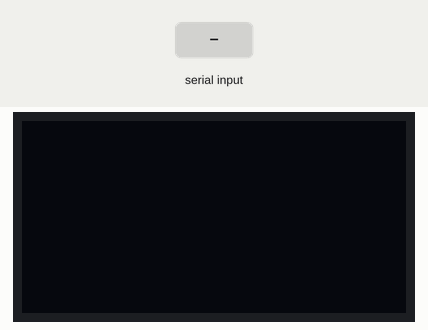
A sketch run on a simulated Arduino Uno, built with avr-gcc and run on an emulated ATmega328P. Shown: 128×64 one-colour display. The inputs (shaded band) are chosen by the test bench. The display library's start-up logo is not drawn; what the sketch prints to the serial monitor is not drawn.

Above: at 1.7 s.
1.8 s: "identify" received over Serial
At 2.6 s:
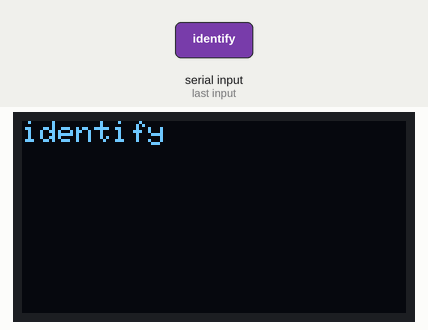
3.3 s: "1" received over Serial
At 4.4 s:
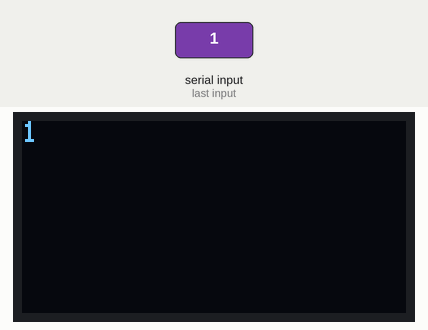
4.8 s: "identify" received over Serial
At 5.9 s:
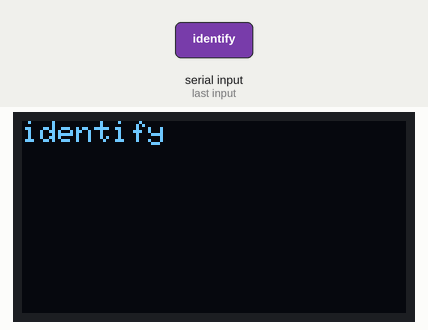
Timing chart, 0 to 7.8 s (numbered marks = the images above; inputs shaded):
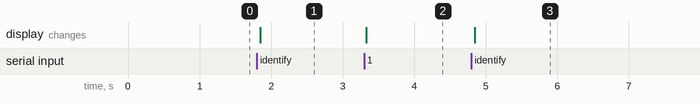

The sketch:

Print_serial_to_oled.ino
```cpp
#include <util/atomic.h> // For the ATOMIC_BLOCK macro
#include <SPI.h>
#include <Wire.h>
#include <Adafruit_GFX.h>
#include <Adafruit_SSD1306.h>


#define SCREEN_WIDTH 128 // OLED display width, in pixels
#define SCREEN_HEIGHT 64 // OLED display height, in pixels

#define OLED_DC     8
#define OLED_CS     10
#define OLED_RESET  9
Adafruit_SSD1306 display(SCREEN_WIDTH, SCREEN_HEIGHT,
  &SPI, OLED_DC, OLED_RESET, OLED_CS);

float voltage;
float current;
float power;
String readString;
String oldstring;
int end;


void setup() {
  Serial.begin(115200);

  if(!display.begin(SSD1306_SWITCHCAPVCC)) {
    Serial.println(F("SSD1306 allocation failed"));
    for(;;); // Don't proceed, loop forever
  }

display.display();
delay(500);

display.clearDisplay();

display.setTextColor(SSD1306_WHITE);
printdisplay();
}

void loop() {
  while (Serial.available())
  {
    char c = Serial.read(); //gets one byte from serial buffer
    readString += c; //makes the String readString
    delay(2); //slow looping to allow buffer to fill with next character
  }
  end = readString.length();

  if (readString == "identify")
  {
    Serial.println("DC");
  }

  if ( readString != oldstring && end > 0)
  {
  printdisplay();
  }
  oldstring = readString;
  readString = "";


  delay(5);
}


void printdisplay()
{
  display.setTextSize(1);
  display.clearDisplay();

  display.setCursor(0,0);
  String p = "Voltage: ";
  display.print(readString);
  display.display();
}
```

Measured:
- after the input at 1.8 s, the display: changes after 0.05 s (image 1)
- after the input at 3.3 s, the display: changes at once (image 2)
- after the input at 4.8 s, the display: changes at once (image 3)
